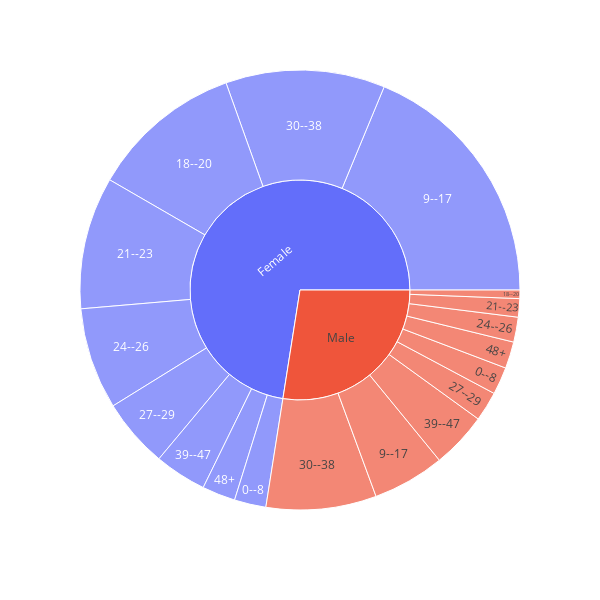

This figure's notebook cell:
### Code cell
data['Victims'] = 1
fig = px.sunburst(data[data.ageBroad.notna()], path=['gender', 'ageBroad'], values='Victims', color='gender')
fig.update_layout(width=600, height=600)
fig.show()

### Figure 1 — Plotly figure (JSON) as saved in the notebook; plotly's stock layout.template omitted (floating-point values rounded to 4 significant figures)
{"data": [{"branchvalues": "total", "customdata": [["Female"], ["Male"], ["Female"], ["Male"], ["Female"], ["Male"], ["Female"], ["Male"], ["Female"], ["Male"], ["Female"], ["Male"], ["Female"], ["Male"], ["Female"], ["Male"], ["Female"], ["Male"], ["Female"], ["Male"]], "domain": {"x": [0, 1], "y": [0, 1]}, "hovertemplate": "labels=%{label}<br>Victims=%{value}<br>parent=%{parent}<br>id=%{id}<br>gender=%{customdata[0]}<extra></extra>", "ids": ["Female/0--8", "Male/9--17", "Female/9--17", "Male/48+", "Female/48+", "Male/39--47", "Female/39--47", "Male/30--38", "Female/30--38", "Male/27--29", "Female/27--29", "Male/24--26", "Female/24--26", "Male/21--23", "Female/21--23", "Male/18--20", "Female/18--20", "Male/0--8", "Female", "Male"], "labels": ["0--8", "9--17", "9--17", "48+", "48+", "39--47", "39--47", "30--38", "30--38", "27--29", "27--29", "24--26", "24--26", "21--23", "21--23", "18--20", "18--20", "0--8", "Female", "Male"], "marker": {"colors": ["#636efa", "#EF553B", "#636efa", "#EF553B", "#636efa", "#EF553B", "#636efa", "#EF553B", "#636efa", "#EF553B", "#636efa", "#EF553B", "#636efa", "#EF553B", "#636efa", "#EF553B", "#636efa", "#EF553B", "#636efa", "#EF553B"]}, "name": "", "parents": ["Female", "Male", "Female", "Male", "Female", "Male", "Female", "Male", "Female", "Male", "Female", "Male", "Female", "Male", "Female", "Male", "Female", "Male", "", ""], "type": "sunburst", "values": [823, 1877, 6639, 695, 865, 1455, 1355, 2869, 4146, 772, 1802, 648, 2643, 479, 3441, 221, 3961, 715, 25675, 9731]}], "layout": {"height": 600, "legend": {"tracegroupgap": 0}, "margin": {"t": 60}, "width": 600}}
